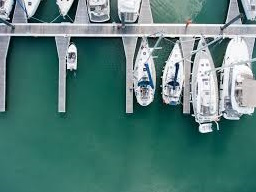
#> input picture draft/computervisionmodels/yolov5_obb/img5.png, 256 x 192 px
$ python -i object_detector.py   (imports and definitions only)
#> lines starting #> are read from the running program, lines starting #| are printed output that depends on the picture; after the words box and inside, x2 and y2 are one past the last pixel; in counts of white or black regions, pixels touching at a corner belong together
#> further down, picture is the input picture: shape (192, 256, 3); mean B, G, R 121.1, 125.7, 84.8
import cv2


class HomogeneousBgDetector():
    def __init__(self):
        pass

    def detect_objects(self, frame):
        # Convert Image to grayscale
        gray = cv2.cvtColor(frame, cv2.COLOR_BGR2GRAY)
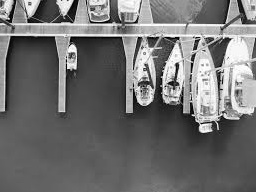
#> gray: shape (192, 256); min 1, max 255, mean 112.9

        blurred = cv2.GaussianBlur(gray, (5, 5), 0)
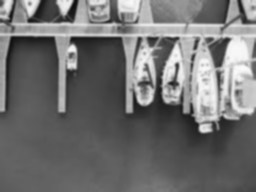
#> blurred: shape (192, 256); min 14, max 251, mean 112.9

        # Create a Mask with adaptive threshold
        mask = cv2.adaptiveThreshold(blurred, 255, cv2.ADAPTIVE_THRESH_MEAN_C, cv2.THRESH_BINARY_INV, 19, 5)
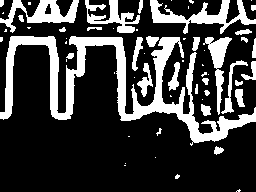
#> mask: shape (192, 256); 24.3% white; 61 white regions (31 under 20 px)

        # Find contours
        contours, _ = cv2.findContours(mask, cv2.RETR_EXTERNAL, cv2.CHAIN_APPROX_SIMPLE)
#> contours = 61 contours, 39 with area under 20; largest, box (x1, y1, x2, y2) and area: (0, 36, 256, 146) 5371, (150, 0, 256, 34) 1060, (0, 0, 79, 33) 918, (203, 37, 232, 115) 598, (85, 0, 140, 33) 581

        #cv2.imshow("mask", mask)
        objects_contours = []

        for cnt in contours:
            area = cv2.contourArea(cnt)
            if area > 2000:
                #cnt = cv2.approxPolyDP(cnt, 0.03*cv2.arcLength(cnt, True), True)
                objects_contours.append(cnt)
#> this loop made 61 passes
#> area on passes 6, 9, 13, 15, 16, 22, 23, 24, 25, 29, 32, 36: 44, 69.5, 97.5, 22, 24, 171, 137, 86.5, 200, 25, 37.5, 598.5
#> after the loop, objects_contours = 1 contour; box (x1, y1, x2, y2) and area: (0, 36, 256, 146) 5371

        return objects_contours

    # def get_objects_rect(self):
    #     box = cv2.boxPoints(rect)  # cv2.boxPoints(rect) for OpenCV 3.x
    #     box = np.int0(box)

>>> import cv2
>>> picture = cv2.imread('../yolov5_obb/img5.png')
>>> result = HomogeneousBgDetector().detect_objects(picture)
#> result has the same summary as objects_contours in detect_objects
